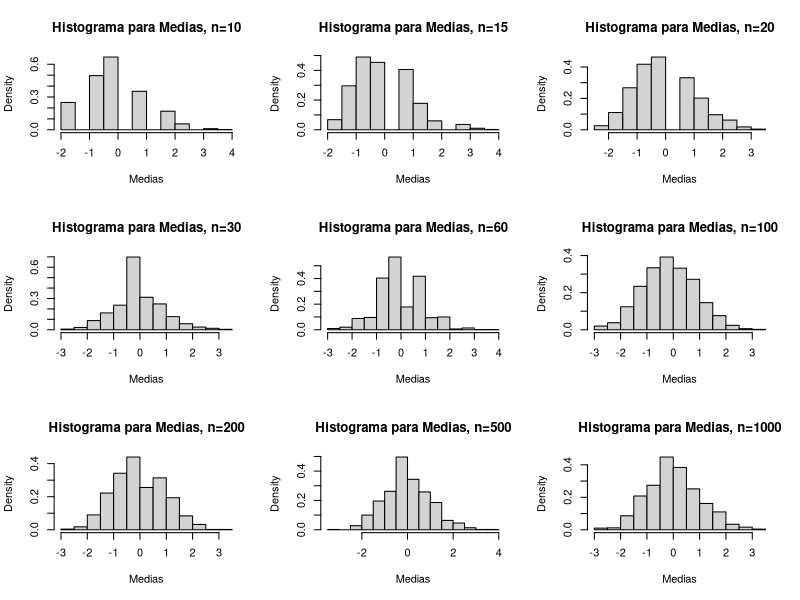

Generate this figure with R:
## ---- chunk 1
library(MASS)
data(survey)
head(survey)
## ---- chunk 2
#1. Ordenar los datos

pulsos <- sort(survey[!is.na(survey$Pulse),]$Pulse)

#2. Contar numero de datos

n <- length(pulsos)
sprintf("numero de datos: %s", n)

#3. Rango
# Xn - X1

sprintf("rango: %s", pulsos[n] - pulsos[1])

#4. Mediana
#Como n es par:

mediana <- pulsos[(n+1)/2]

#Si fuera impar
#mediana <- pulsos[n/2]+pulsos[(n/2) + 1]

sprintf("mediana: %s", mediana)


#5. Percentil
p <- 0.25


#Si n*p es entero

percentil <- (pulsos[n*p] + pulsos[n*p + 1])/2

#Si n*p no es entero
#np siendo parte decimal de n*p
#percentil <- pulsos[np + 1]

print(paste("percentil", p, "es:", percentil, sep=" "))
## ---- chunk 3
tlcbin <- function(p) 
{
    n <- c(10, 15, 20, 30, 60, 100, 200, 500, 1000)
    mat <- matrix(0, 1000, length(n))
    for (j in 1:length(n)) {
        for (i in 1:1000) {
            mat[i, j] <- (rbinom(1, n[j], p) - n[j] * p)/sqrt(n[j] * 
                p * (1 - p))
        }
    }
    par(mfrow = c(3, 3))
    hist(mat[, 1], xlab = "Medias", main = "Histograma para Medias, n=10", 
        freq = FALSE)
    hist(mat[, 2], xlab = "Medias", main = "Histograma para Medias, n=15", 
        freq = FALSE)
    hist(mat[, 3], xlab = "Medias", main = "Histograma para Medias, n=20", 
        freq = FALSE)
    hist(mat[, 4], xlab = "Medias", main = "Histograma para Medias, n=30", 
        freq = FALSE)
    hist(mat[, 5], xlab = "Medias", main = "Histograma para Medias, n=60", 
        freq = FALSE)
    hist(mat[, 6], xlab = "Medias", main = "Histograma para Medias, n=100", 
        freq = FALSE)
    hist(mat[, 7], xlab = "Medias", main = "Histograma para Medias, n=200", 
        freq = FALSE)
    hist(mat[, 8], xlab = "Medias", main = "Histograma para Medias, n=500", 
        freq = FALSE)
    hist(mat[, 9], xlab = "Medias", main = "Histograma para Medias, n=1000", 
        freq = FALSE)
}

tlcexp <- function(lam) 
{
    n <- c(10, 15, 20, 30, 60, 100, 200, 500, 1000)
    mat <- matrix(0, 1000, length(n))
    for (j in 1:length(n)) {
        for (i in 1:1000) {
            aux <- rexp(n[j], lam)
            med <- mean(aux)
            mu = 1/lam
            sd = 1/lam
            mat[i, j] <- sqrt(n[j]) * (med - mu)/sd
        }
    }
    par(mfrow = c(3, 3))
    hist(mat[, 1], xlab = "Medias", main = "Histograma para Medias, n=10", 
        freq = FALSE)
    hist(mat[, 2], xlab = "Medias", main = "Histograma para Medias, n=15", 
        freq = FALSE)
    hist(mat[, 3], xlab = "Medias", main = "Histograma para Medias, n=20", 
        freq = FALSE)
    hist(mat[, 4], xlab = "Medias", main = "Histograma para Medias, n=30", 
        freq = FALSE)
    hist(mat[, 5], xlab = "Medias", main = "Histograma para Medias, n=60", 
        freq = FALSE)
    hist(mat[, 6], xlab = "Medias", main = "Histograma para Medias, n=100", 
        freq = FALSE)
    hist(mat[, 7], xlab = "Medias", main = "Histograma para Medias, n=200", 
        freq = FALSE)
    hist(mat[, 8], xlab = "Medias", main = "Histograma para Medias, n=500", 
        freq = FALSE)
    hist(mat[, 9], xlab = "Medias", main = "Histograma para Medias, n=1000", 
        freq = FALSE)
}

tlcpois <- function(lam) 
{
    n <- c(10, 15, 20, 30, 60, 100, 200, 500, 1000)
    mat <- matrix(0, 1000, length(n))
    for (j in 1:length(n)) {
        for (i in 1:1000) {
            aux <- rpois(n[j], lam)
            med <- mean(aux)
            mat[i, j] <- sqrt(n[j]) * (med - lam)/sqrt(lam)
        }
    }
    par(mfrow = c(3, 3))
    hist(mat[, 1], xlab = "Medias", main = "Histograma para Medias, n=10", 
        freq = FALSE)
    hist(mat[, 2], xlab = "Medias", main = "Histograma para Medias, n=15", 
        freq = FALSE)
    hist(mat[, 3], xlab = "Medias", main = "Histograma para Medias, n=20", 
        freq = FALSE)
    hist(mat[, 4], xlab = "Medias", main = "Histograma para Medias, n=30", 
        freq = FALSE)
    hist(mat[, 5], xlab = "Medias", main = "Histograma para Medias, n=60", 
        freq = FALSE)
    hist(mat[, 6], xlab = "Medias", main = "Histograma para Medias, n=100", 
        freq = FALSE)
    hist(mat[, 7], xlab = "Medias", main = "Histograma para Medias, n=200", 
        freq = FALSE)
    hist(mat[, 8], xlab = "Medias", main = "Histograma para Medias, n=500", 
        freq = FALSE)
    hist(mat[, 9], xlab = "Medias", main = "Histograma para Medias, n=1000", 
        freq = FALSE)
}

tlcunif <- function(a, b) 
{
    n <- c(10, 15, 20, 30, 60, 100, 200, 500, 1000)
    mat <- matrix(0, 1000, length(n))
    for (j in 1:length(n)) {
        for (i in 1:1000) {
            aux <- runif(n[j], a, b)
            med <- mean(aux)
            mu = (a + b)/2
            sd = sqrt(((b - a)^2)/12)
            mat[i, j] <- sqrt(n[j]) * (med - mu)/sd
        }
    }
    par(mfrow = c(3, 3))
    hist(mat[, 1], xlab = "Medias", main = "Histograma para Medias, n=10", 
        freq = FALSE)
    hist(mat[, 2], xlab = "Medias", main = "Histograma para Medias, n=15", 
        freq = FALSE)
    hist(mat[, 3], xlab = "Medias", main = "Histograma para Medias, n=20", 
        freq = FALSE)
    hist(mat[, 4], xlab = "Medias", main = "Histograma para Medias, n=30", 
        freq = FALSE)
    hist(mat[, 5], xlab = "Medias", main = "Histograma para Medias, n=60", 
        freq = FALSE)
    hist(mat[, 6], xlab = "Medias", main = "Histograma para Medias, n=100", 
        freq = FALSE)
    hist(mat[, 7], xlab = "Medias", main = "Histograma para Medias, n=200", 
        freq = FALSE)
    hist(mat[, 8], xlab = "Medias", main = "Histograma para Medias, n=500", 
        freq = FALSE)
    hist(mat[, 9], xlab = "Medias", main = "Histograma para Medias, n=1000", 
        freq = FALSE)
}


## ---- chunk 4
#TLC DE BINOMIAL CON Probabilidad 0.2
tlcbin(0.2)
